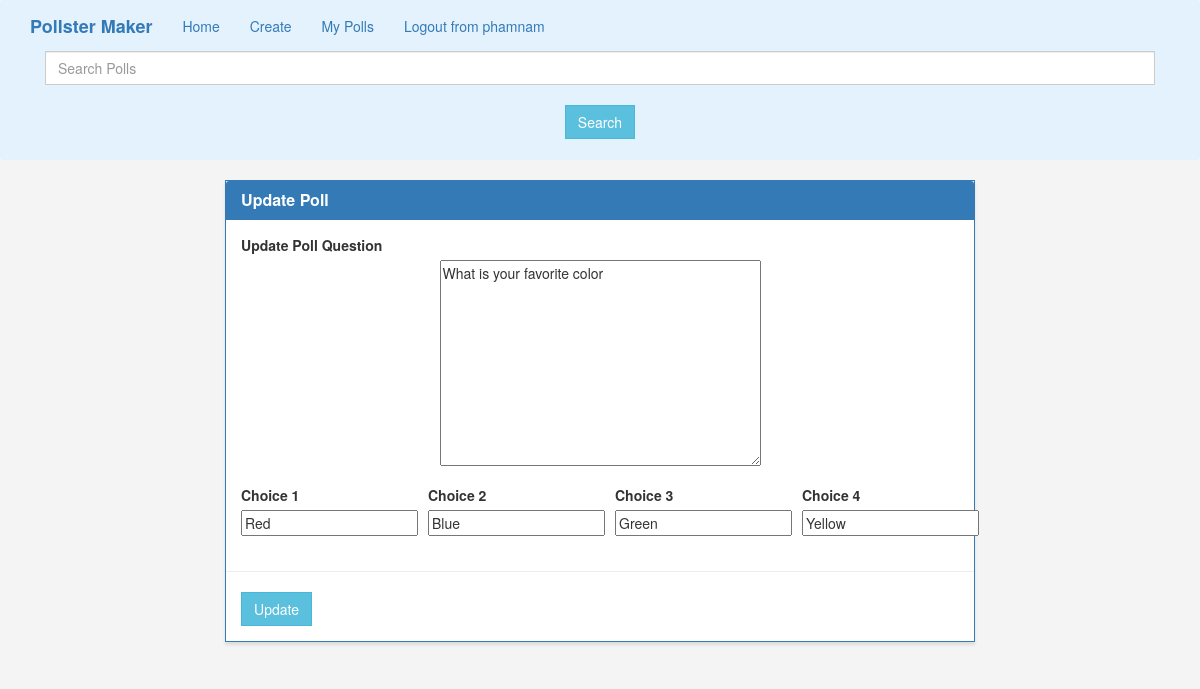
Screenshot of /update/8/ (signed in) with the database file from the repository.
### polls/models.py (models this page shows, shortened)
class Poll (models.Model):
    question_text = models.TextField(max_length=1000, blank=False, null=False)
    owner = models.IntegerField("Poll Owner", blank=False, default=1)
    op_one = models.CharField(max_length=30, blank=False, null=False)
    op_two = models.CharField(max_length=30, blank=False, null=False)
    op_three = models.CharField(max_length=30, blank=False, null=False)
    op_four = models.CharField(max_length=30, blank=False, null=False)
    op_one_count = models.IntegerField(default=0)
    op_two_count = models.IntegerField(default=0)
    op_three_count = models.IntegerField(default=0)
    op_four_count = models.IntegerField(default=0)

### polls/views.py (the view)
# urls.py: path('update/<poll_id>/', views.update_polls, name='update'),
def update_polls (request, poll_id):
    poll = Poll.objects.get(pk=poll_id)
    if request.user.id == poll.owner:
        form = CreatePoll(request.POST or None, instance=poll)
        if form.is_valid():
            form.save()
            return redirect('home')
        context = {
            'form' : form,
            'poll' : poll
        }
        return render(request, 'polls/update_polls.html', context)
    else:
        messages.success(request,("Can not update this poll since you are not the owner !"))
        return redirect('home')

### polls/forms.py
class CreatePoll (forms.ModelForm):
    class Meta:
        model = Poll
        fields = ('question_text','op_one','op_two','op_three','op_four',)
        label = {
            'question_text': '',
            'op_one': '',
            'op_two': '',
            'op_three': '',
            'op_four': '',
        }

### polls/templates/polls/update_polls.html (shortened to what this page needs)
{% extends "polls/base.html" %}
{% load widget_tweaks %}
{% block main %}
{% if user.is_authenticated %}
        <div class="row">
            <div class="col-lg-8 col-lg-offset-2">
                <div class="panel panel-primary">
                    <div class="panel-heading">
                        <h3 class="panel-title">Update Poll</h3>
                    </div>
                    <form method="POST">
                        <div class="panel-body">
                            <div class="row">
                                <div class="col-lg-12">
                                    <div class="form-group">
                                        <label for="question">Update Poll Question</label>
                                            <center><p>{{form.question_text}}</p></center>
                                    </div>
                                </div>
                            </div>
                            <div class="row">
                                <div class="col-lg-3">
                                    <div class="form-group">
                                        <label for="option1">Choice 1</label>
                                        {{ form.op_one }}
                                    </div>
                                </div>
                                <div class="col-lg-3">
                                    <div class="form-group">
                                        <label for="option2">Choice 2</label>
                                        {{ form.op_two }}
                                    </div>
                                </div>
                                <div class="col-lg-3">
                                    <div class="form-group">
                                        <label for="option3">Choice 3</label>
                                        {{ form.op_three }}
                                    </div>
                                </div>
                                <div class="col-lg-3">
                                    <div class="form-group">
                                        <label for="option4">Choice 4</label>
                                        {{ form.op_four }}
                                    </div>
                                </div>
                            </div>
                            <div class="row">
                                <hr />
                                <div class="col-lg-4">
                                    <button type="submit" class="btn btn-info">Update</button>
                                </div>
                            </div>
                        </div>
                    </form>
                </div>
            </div>
        </div>
{%endif%}
{% endblock %}

### polls/templates/polls/base.html (shortened to what this page needs)
{% load static %}
<!DOCTYPE html>
<html lang="en">
	<head>
		<link rel="stylesheet" href="https://maxcdn.bootstrapcdn.com/bootstrap/3.3.7/css/bootstrap.min.css">
		<link rel="stylesheet" type="text/css" href="{% static 'style.css' %}" />
	</head>
	<body>
		<nav class="navbar navbar-light" style="background-color: #e3f2fd;" role="navigation">
			<div class="container">
				<div class="navbar-header">
					<a class="navbar-brand" href="{% url 'home' %}">Pollster Maker</a>
				</div>
				<div class="collapse navbar-collapse navbar-ex1-collapse">
					<ul class="nav navbar-nav">
						<li><a href="{% url 'home' %}">Home</a></li>
						<li><a href="{% url 'create' %}">Create</a></li>
						{% if user.is_authenticated %}
							<li><a href="{% url 'my-polls' %}">My Polls</a></li>
							<li><a href="{% url 'logout' %}">Logout from {{user}}</a></li>
						{% else %}
							<li><a href="{% url 'login' %}">Login</a></li>
							<li><a href="{% url 'register' %}">Register</a></li>
						{% endif %}
					</ul>
					<form class="d-flex" role="search" method=POST action="{% url 'search-polls' %}">
        				<input class="form-control me-2" type="search" placeholder="Search Polls" aria-label="Search" name="searched">
						<br/>
					  <div>
						  <center>
						  	<button class="btn btn-info" type="submit">Search</button>
						  </center>
						  <br>
					  </div>
      				</form>
				</div>
			</div>
		</nav>
		<div class="container">
			{% block main %}{% endblock %}
		</div>
	</body>
</html>

### polls/static/style.css (style rules this page uses)
.navbar-default, .btn, .form-control, .panel { border-radius: 0; }
.panel { box-shadow: 0px 3px 3px 0px #ddd; }
a.navbar-brand, .panel-title { font-weight: bolder; }

### polls/templates/polls/base.html (style rules this page uses)
body { background: #f4f4f4 }

### rows the page displays
Poll: question_text "What is your favorite color", op_one "Red", op_two "Blue", op_three "Green", op_four "Yellow"

### other values shown
{{ user }} "phamnam"
